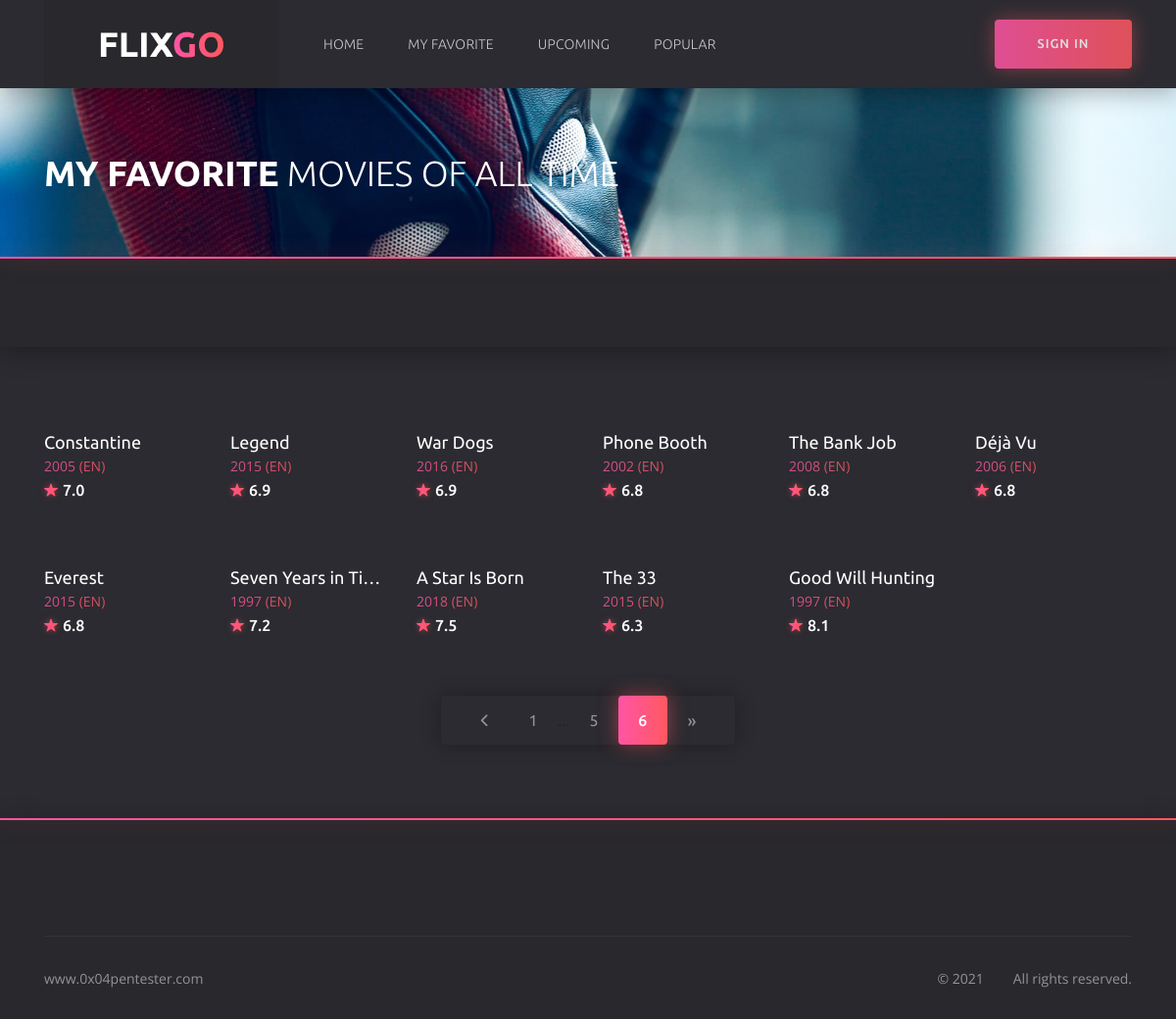
The page /favorite?page=6 on the database as committed earlier.
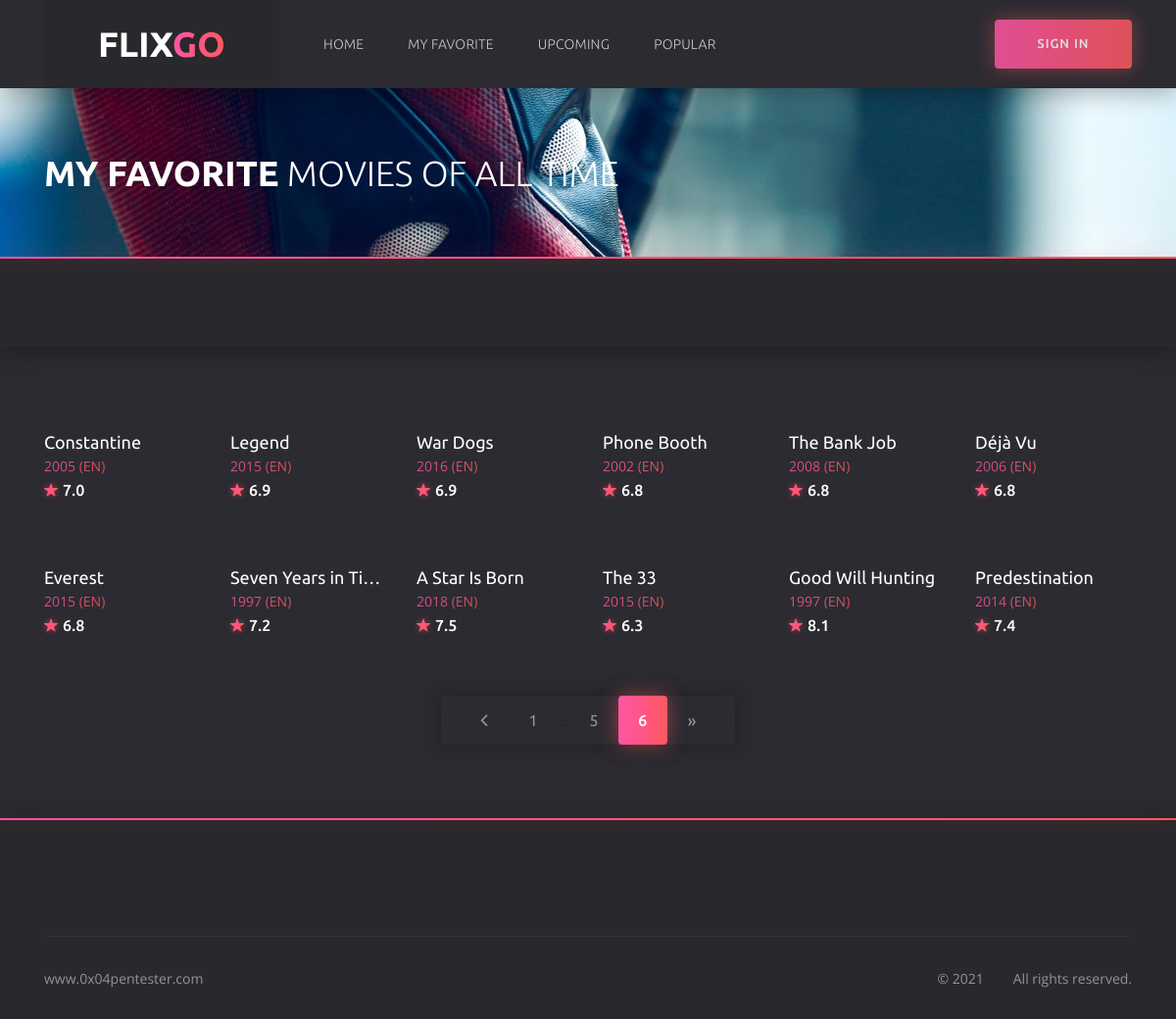
The same page on the database as committed later.
### models.py (models this page shows)
class Movie(db.Model):
    __tablename__ = "movies"
    id = db.Column(db.Integer, primary_key=True)
    org_id = db.Column(db.Integer, nullable=False)
    title = db.Column(db.String(250), unique=True, nullable=False)
    release_date = db.Column(db.Integer, nullable=False)
    runtime = db.Column(db.Integer, nullable=False)
    tagline = db.Column(db.String(100), nullable=False)
    overview = db.Column(db.String(2500), nullable=False)
    vote_average = db.Column(db.Float, nullable=False)
    ranking = db.Column(db.Float, nullable=False)
    genres = db.Column(db.String(50), nullable=False)
    original_language = db.Column(db.String(10), nullable=False)
    poster_path = db.Column(db.String(250), nullable=False)
    backdrop_path = db.Column(db.String(250), nullable=False)

### routes.py (the view)
@csrf.exempt
@app.route('/favorite', methods=['GET'])
def favorite():
    page = request.args.get('page', 1, type=int)
    if request.method == 'GET':
        all_movie = Movie.query.paginate(page=page, per_page=ROWS_PER_PAGE)
        if len(all_movie.items) > 0:
            return render_template('favorite.html', current_user=current_user, all_movie=all_movie)
        return redirect(url_for('index'))
    return redirect(url_for('index'))

### routes.py (called while the page is built)
@app.context_processor
def inject_now():
    return {'now': dt.datetime.utcnow()}

@app.after_request
def apply_caching(response):
    response.headers["HTTP-HEADER"] = "VALUE"
    response.headers["X-Frame-Options"] = "SAMEORIGIN"
    response.headers['X-XSS-Protection'] = '1; mode=block'
    response.headers['X-Content-Type-Options'] = 'nosniff'
    response.headers['Strict-Transport-Security'] = 'max-age=31536000'  # includeSubDomains
    return response

### templates/favorite.html (shortened to what this page needs)
{% extends 'base.html' %}
	{% block header %}
		{% include 'header.html' %}
	{% endblock %}
{% block content %}
	<section class="section section--first section--bg" style="background: url(static/img/home/home__bg2.jpg) no-repeat center/cover">
		<div class="container">
			<div class="row">
				<div class="col-12">
					<div class="section__wrap">
						<h1 class="home__title"><b>My FAVORITE</b> MOVIES OF ALL TIME</h1>
					</div>
				</div>
			</div>
		</div>
	</section>
	<div class="filter">
		<div class="container">
			<div class="row">
				<div class="col-12">
					<div class="filter__content">
					</div>
				</div>
			</div>
		</div>
	</div>
	<div class="catalog">
		<div class="container">
			<div class="row">
				{% for movie in all_movie.items %}
				<div class="col-6 col-sm-4 col-lg-3 col-xl-2">
					<div class="card">
						<div class="card__cover">
						</div>
						<div class="card__content">
							<h3 class="card__title">
								<a href="{{ url_for('details', id=movie.org_id) }}">{{ movie.title }}</a>
							</h3>
							<span class="card__category">
								<a href="{{ url_for('details', id=movie.org_id) }}">{{ movie.release_date }} ({{ movie.original_language | upper }})</a>
							</span>
							<span class="card__rate"><i class="icon ion-ios-star"></i>{{ movie.vote_average }}</span>
						</div>
					</div>
				</div>
				{% endfor %}
				<div class="col-12">
					<ul class="paginator">
						<li class="paginator__item paginator__item--prev">
							<a href="{{ url_for('favorite', page=all_movie.prev_num) }}">
									<i class="icon ion-ios-arrow-back
									"></i>
							</a>
						</li>
					{% for page_num in all_movie.iter_pages(left_edge=1, right_edge=1, left_current=1, right_current=2) %}
						{% if page_num %}
							{% if all_movie.page == page_num %}
								<li class="paginator__item paginator__item--active">
									<a href="{{ url_for('favorite', page=page_num) }}"
									   class="btn btn-dark">
										{{ page_num }}
									</a>
								</li>
							{% else %}
								<li class="paginator__item">
									<a href="{{ url_for('favorite', page=page_num) }}"
									   class="btn btn-outline-dark">
										{{ page_num }}
									</a>
								</li>
							{% endif %}
						{% else %}
							...
						{% endif %}
					{% endfor %}
						<li class="paginator__item paginator__item--next">
							<a href="{{ url_for('favorite', page=all_movie.next_num) }}"
							   class="btn btn-outline-dark
							   {% if all_movie.page == all_movie.pages %}disabled
							   {% endif %}">
								&raquo;
							</a>
						</li>
					</ul>
				</div>
			</div>
		</div>
	</div>
{% endblock %}
	{% block footer %}
		{% include "footer.html" %}
	{% endblock %}

### templates/base.html (shortened to what this page needs)
<!DOCTYPE html>
<html lang="en">
<head>
	<link rel="stylesheet" href="{{ url_for('static', filename='css/bootstrap-reboot.min.css') }}">
	<link rel="stylesheet" href="{{ url_for('static', filename='css/bootstrap-grid.min.css') }}">
	<link rel="stylesheet" href="{{ url_for('static', filename='css/owl.carousel.min.css') }}">
	<link rel="stylesheet" href="{{ url_for('static', filename='css/jquery.mCustomScrollbar.min.css') }}">
	<link rel="stylesheet" href="{{ url_for('static', filename='css/nouislider.min.css') }}">
	<link rel="stylesheet" href="{{ url_for('static', filename='css/ionicons.min.css') }}">
	<link rel="stylesheet" href="{{ url_for('static', filename='css/plyr.css') }}">
	<link rel="stylesheet" href="{{ url_for('static', filename='css/photoswipe.css') }}">
	<link rel="stylesheet" href="{{ url_for('static', filename='css/default-skin.css') }}">
	<link rel="stylesheet" href="{{ url_for('static', filename='css/main.css') }}">
</head>
<body class="body">
	{% block header %} {% endblock %}
	{% block content %} {% endblock %}
	{% block footer %} {% endblock %}
</body>
</html>

### templates/header.html (shortened to what this page needs)
	<header class="header">
		<div class="header__wrap">
			<div class="container">
				<div class="row">
					<div class="col-12">
						<div class="header__content">
							<a href="{{ url_for('index') }}" class="header__logo">
								<img src="static/img/logo.svg" alt="">
							</a>
							<ul class="header__nav">
								<li class="header__nav-item">
									<a href="{{ url_for('index') }}" class="header__nav-link" >Home</a>
								</li>
								<li class="header__nav-item">
									<a href="{{ url_for('favorite')}}" class="header__nav-link">My Favorite</a>
								</li>
								<li class="header__nav-item">
									<a href="{{ url_for('upcoming')}}" class="header__nav-link">Upcoming</a>
								</li>
								<li class="header__nav-item">
									<a href="{{ url_for('popular')}}" class="header__nav-link">Popular</a>
								</li>
							</ul>
							<div class="header__auth">
								{% if not current_user.is_authenticated: %}
									<a href="{{ url_for('login') }}" class="header__sign-in">
										<span>sign in</span>
									</a>
								{% else: %}
									<a href="{{ url_for('logout') }}" class="header__sign-in">
										<i class="icon ion-ios-log-in"></i>
										<span>sign out</span>
									</a>
								{% endif %}
							</div>
						</div>
					</div>
				</div>
			</div>
		</div>
		<form action="#" class="header__search">
			<div class="container">
				<div class="row">
					<div class="col-12">
						<div class="header__search-content">
							<button type="button">search</button>
						</div>
					</div>
				</div>
			</div>
		</form>
	</header>

### templates/footer.html (shortened to what this page needs)
	<footer class="footer">
		<div class="container">
			<div class="row">
				<div class="col-12">
					<div class="footer__copyright">
						<small><a href="https://0x04pentester.com/" target="_blank">www.0x04pentester.com</a></small>
						<ul>
							<li><small>© {{ now.year }}</small></li>
							<li><small>All rights reserved.</small></li>
						</ul>
					</div>
				</div>
			</div>
		</div>
	</footer>

Rows that differ between the two databases and show on the page:
added Movie: title "Predestination", release_date "2014", original_language "EN", vote_average "7.4"
